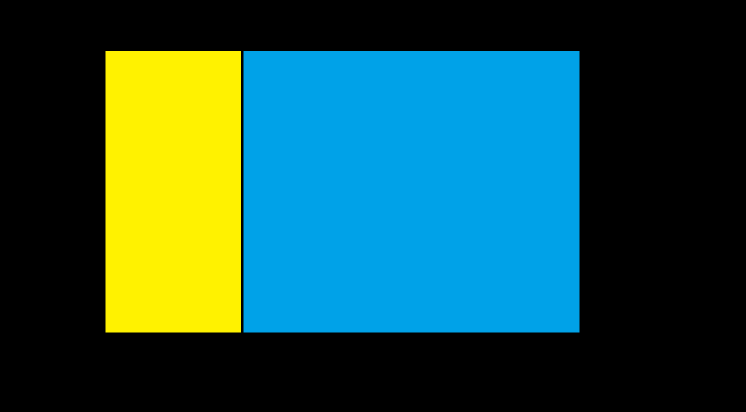
#> input picture weblayout2.png, 1492 x 824 px (shown at 1/2 size)
$ python unfinished_detect_shapes.py --image weblayout2.png
#> lines starting #> are read from the running program, lines starting #| are printed output that depends on the picture; after the words box and inside, x2 and y2 are one past the last pixel; in counts of white or black regions, pixels touching at a corner belong together
#I am retired old programmer and decide not to scratch any more
#This program is to demonstrate shape detector can do layout of web
#This is just a proof of concept program
#python unfinished_detect_shapes.py --image weblayout2.png
import argparse
import imutils
import cv2
class ShapeDetector:
	def __init__(self):
		pass
	def detect(self, c):
		# initialize the shape name and approximate the contour
		shape = ["unidentified",(0,0,0,0)]
		peri = cv2.arcLength(c, True)
		approx = cv2.approxPolyDP(c, 0.04 * peri, True)
		# if the shape is a triangle, it will have 3 vertices
		if len(approx) == 3:
			shape = ["triangle",(0,0,0,0)]
		# if the shape has 4 vertices, it is either a square or
		# a rectangle
		elif len(approx) == 4:
			# compute the bounding box of the contour and use the
			# bounding box to compute the aspect ratio
			(x, y, w, h) = cv2.boundingRect(approx)
			ar = w / float(h)
			# a square will have an aspect ratio that is approximately
			# equal to one, otherwise, the shape is a rectangle
			shape = ["square",(x, y, w, h)] if ar >= 0.95 and ar <= 1.05 else ["rectangle",(x, y, w, h)]
		# if the shape is a pentagon, it will have 5 vertices
		elif len(approx) == 5:
			shape = ["pentagon",(0,0,0,0)]
		# otherwise, we assume the shape is a circle
		else:
			shape = ["circle",(0,0,0,0)]
		# return the name of the shape
		return shape

# construct the argument parse and parse the arguments
ap = argparse.ArgumentParser()
ap.add_argument("-i", "--image", required=True,
	help="path to the input image")
args = vars(ap.parse_args())

# load the image and resize it to a smaller factor so that
# the shapes can be approximated better
image = cv2.imread(args["image"])
#> image is the input picture: shape (824, 1492, 3); mean B, G, R 71.4, 79.9, 31.6
resized = imutils.resize(image, width=1400)
ratio = image.shape[0] / float(resized.shape[0])
#> ratio = 1.07
# convert the resized image to grayscale, blur it slightly,
# and threshold it
gray = cv2.cvtColor(resized, cv2.COLOR_BGR2GRAY)
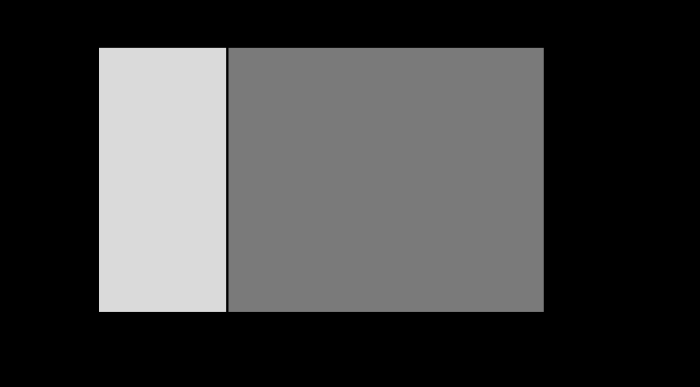
#> gray: shape (773, 1400) (shown at 1/2 size); min 0, max 218, mean 64.6
blurred = cv2.GaussianBlur(gray, (5, 5), 0)
thresh = cv2.threshold(blurred, 60, 255, cv2.THRESH_BINARY)[1]
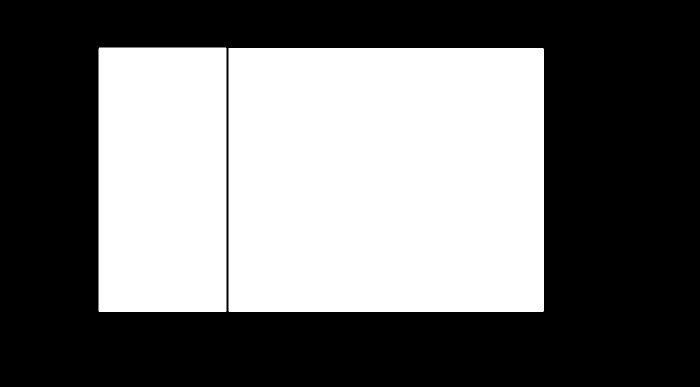
#> thresh: shape (773, 1400) (shown at 1/2 size); 43.3% white; 2 white regions
# find contours in the thresholded image and initialize the
# shape detector
cnts = cv2.findContours(thresh.copy(), cv2.RETR_EXTERNAL,
	cv2.CHAIN_APPROX_SIMPLE)
#> cnts = 2 contours; box (x1, y1, x2, y2) and area: (457, 96, 1088, 624) 332006, (197, 95, 453, 624) 134637
cnts = imutils.grab_contours(cnts)
print("test0")
sd = ShapeDetector()
print("test1")
file1 = open("weblayout.html","w")
file1.write("<html>\n")
file1.write("<head>\n")
file1.write("</head>\n")
file1.write("<body>\n")
file1.write("<table border=1 width=\"100%\" height=\"100%\">")
# loop over the contours
for c in cnts:
	# compute the center of the contour, then detect the name of the
	# shape using only the contour
	M = cv2.moments(c)
	cX = int((M["m10"] / M["m00"]) * ratio)
	cY = int((M["m01"] / M["m00"]) * ratio)
	shape = sd.detect(c)
	# multiply the contour (x, y)-coordinates by the resize ratio,
	# then draw the contours and the name of the shape on the image
	c = c.astype("float")
	c *= ratio
	c = c.astype("int")
	cv2.drawContours(image, [c], -1, (0, 255, 0), 2)
	cv2.putText(image, shape[0], (cX, cY), cv2.FONT_HERSHEY_SIMPLEX,0.5, (255, 255, 255), 2)
	print(shape[0])
	file1.write("<tr>\n")
	file1.write("<td width=\""+str(shape[1][2])+"\" height=\""+str(shape[1][3])+"\">\n")
	file1.write("</td>\n")
	#<td width="80%" height="100%">
	#</td>
	file1.write("</tr>")
	# show the output image
	cv2.imshow("Image", image)
	cv2.waitKey(0)
#> this loop made 2 passes
#> (cX, cY, peri in detect, approx in detect, x in detect, y in detect, w in detect, h in detect) on passes 1 to 2: (822, 383, 2312.2, [[457, 96], [458, 623], [1086, 623], [1086, 96]], 457, 96, 630, 528), (345, 382, 1563.7, [[198, 95], [197, 622], [451, 623], [452, 96]], 197, 95, 256, 529)
#| rectangle
#| rectangle
#> pass 1, `cv2.imshow("Image", image)`:
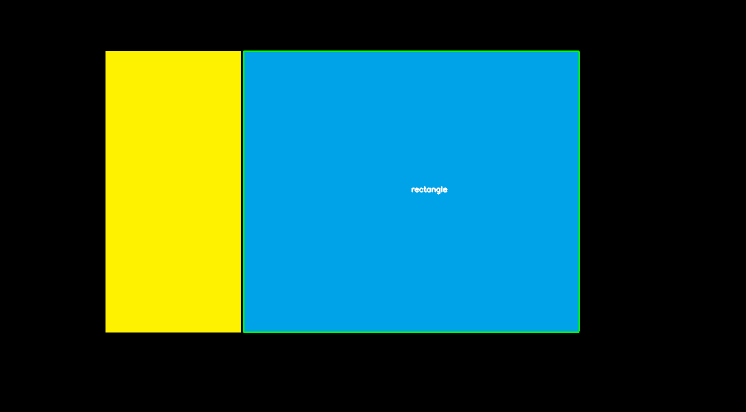
#> window 'Image': shape (824, 1492, 3) (shown at 1/2 size); mean B, G, R 70.5, 80.8, 31.8
#> pass 2, `cv2.imshow("Image", image)`:
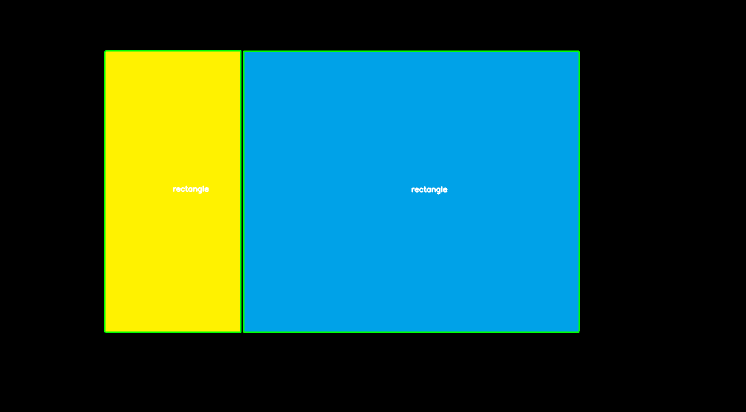
#> window 'Image': shape (824, 1492, 3) (shown at 1/2 size); mean B, G, R 70.6, 81.5, 31.4

file1.write("</table>\n")
file1.write("</body>\n")
file1.write("</html>\n")
file1.close()
